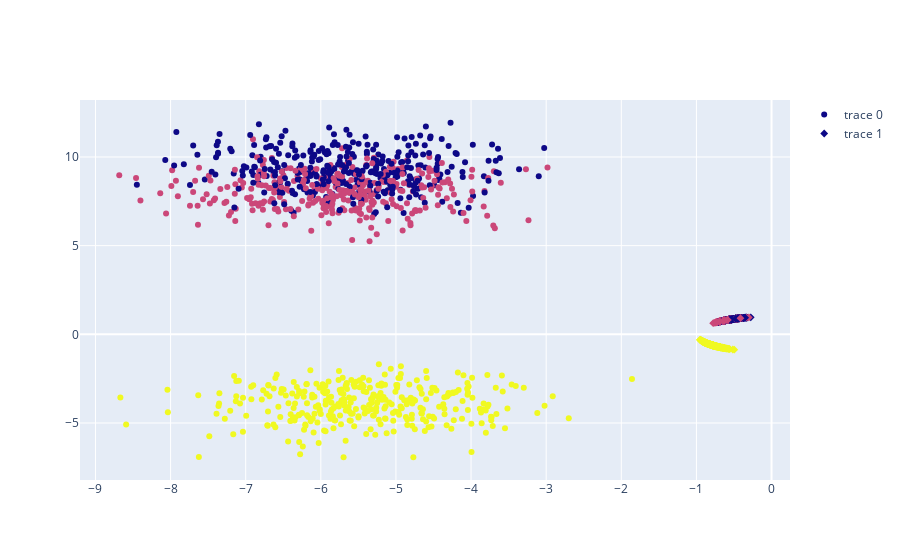

Here is the notebook cell this chart was saved with:
### Code cell
go.Figure(data = [go.Scatter(x = X[:, 0], 
                                  y = X[:, 1],
                                  mode = 'markers', 
                                  marker_color = y), 
                  go.Scatter(x = X3[:, 0], 
                                  y = X3[:, 1],
                                  mode = 'markers', 
                                  marker_symbol = 'diamond',
                                  marker_color = y)])

### Figure 1 — Plotly figure (JSON) as saved in the notebook; plotly's stock layout.template omitted (floating-point values rounded to 4 significant figures; data arrays with more than 128 entries replaced by an {"elided": "..."} marker saying what was removed)
{"data": [{"marker": {"color": {"elided": "1000 int values"}}, "mode": "markers", "type": "scatter", "x": {"elided": "1000 float values"}, "y": {"elided": "1000 float values"}}, {"marker": {"color": {"elided": "1000 int values"}, "symbol": "diamond"}, "mode": "markers", "type": "scatter", "x": {"elided": "1000 float values"}, "y": {"elided": "1000 float values"}}], "layout": {}}
